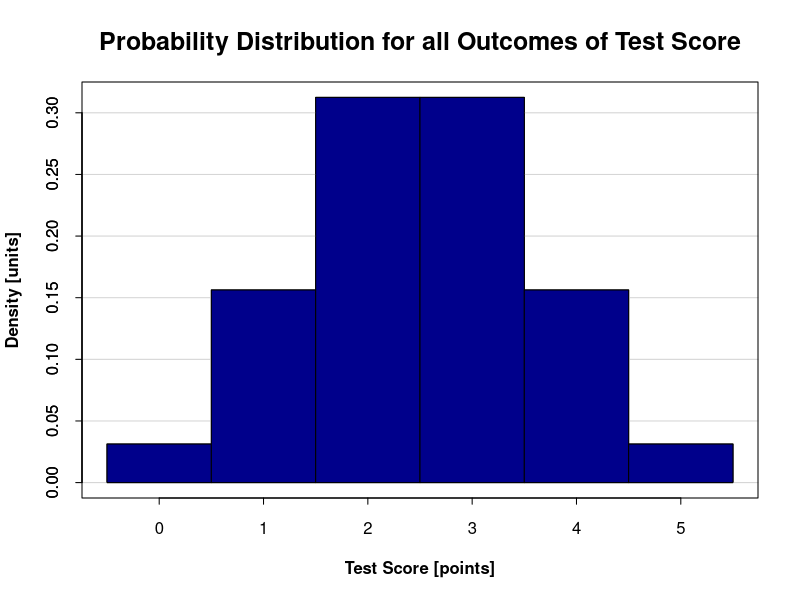
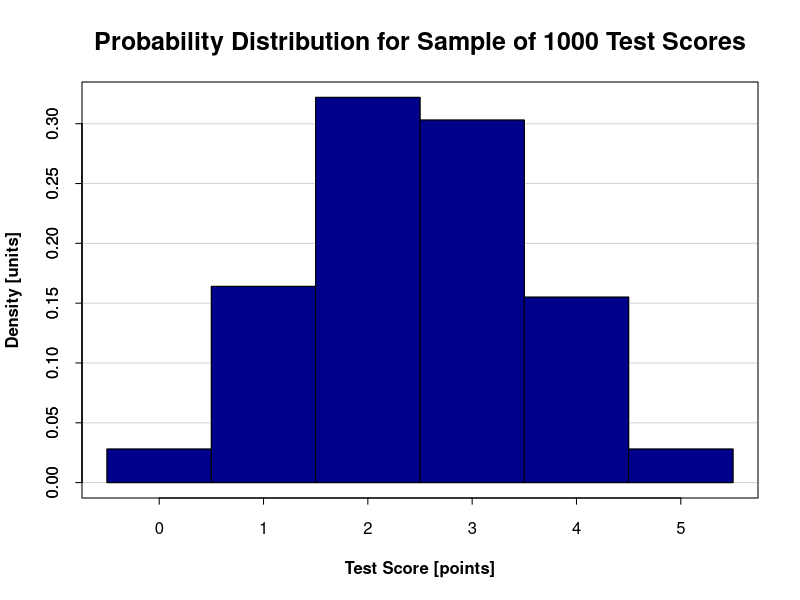

Recreate these plots in R, in order.
## ---- chunk 1
knitr::opts_chunk$set(echo = TRUE)
library(tidyverse)
library(png)
## ---- chunk 2
allOutcomes <- expand.grid(X1=0:1, X2=0:1, X3=0:1, X4=0:1, X5=0:1)
allOutcomes
## ---- chunk 3
allOutcomes %>% 
  attach()
  X=X1+X2+X3+X4+X5
  pmf.p <- table(X)/length(allOutcomes) 
  pmf.p
## ---- chunk 4
hist(X, breaks=seq(-0.5, 5.5, 1), freq=F, col="darkblue", xaxt="n", yaxt="n", ylab = 'Density [units]', xlab="Test Score [points]",
     main="Probability Distribution for all Outcomes of Test Score", cex.main=1.5, cex.axis=1, cex.lab=1, font.lab=2)
axis(2, tck=1, col.ticks="light gray", lwd.ticks="1")
axis(2, tck=-0.015)
axis(1,tck=-.015)
box()
hist(X, add=TRUE, breaks=seq(-0.5, 5.5, 1), freq=F, col="darkblue", xaxt="n", yaxt="n", ylab = 'Density', xlab="Test Score [units]",
     main="Probability Distribution for all Outcomes of Test Score", cex.main=1.5, cex.axis=1, cex.lab=1,            font.lab=2)
## ---- chunk 5
mu.p <- mean(X)
sigma.p <- sqrt(var(X)*((length(X)-1)/length(X)))
cat(paste0('The population mean is: ',mu.p))
cat(paste0('The population standard deviation is: ',sigma.p))
## ---- chunk 6
set.seed(111)
size.s = 1000
s <- sample(0:5,size=size.s,replace=T,prob=pmf.p)
pmf.s <- table(s)/length(s)
## ---- chunk 7
mu.s <- mean(s)
sigma.s <- sd(s)
cat(paste0('The sample mean is: ',mu.s))
cat(paste0('The sample standard deviation is: ',sigma.s))
## ---- chunk 8
hist(s, breaks=seq(-0.5, 5.5, 1),freq=F, col="darkblue", xaxt="n", yaxt="n", ylab = 'Density [units]', xlab="Test Score [points]",
     main="Probability Distribution for Sample of 1000 Test Scores", cex.main=1.5, cex.axis=1, cex.lab=1, font.lab=2)
axis(2, tck=1, col.ticks="light gray", lwd.ticks="1")
axis(2, tck=-0.015)
axis(1,tck=-.015)
box()
hist(s, add=TRUE, breaks=seq(-0.5, 5.5, 1),freq=F, col="darkblue", xaxt="n", yaxt="n", ylab = 'Density', xlab="Test Score [units]",
     main="Probability Distribution for Sample of 1000 Test Scores", cex.main=1.5, cex.axis=1, cex.lab=1,            font.lab=2)
